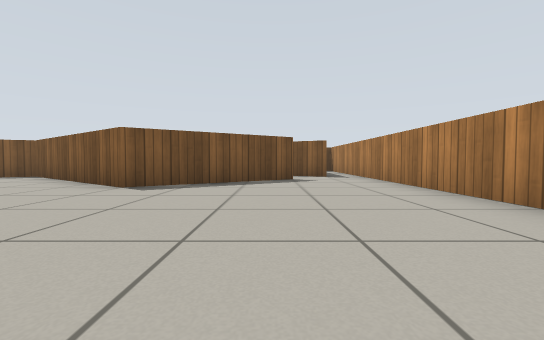
[1] (above)

19 first-person views from a walk through a Gazebo world. The camera is 0.45 m above the floor, tilts 2° down and sees 90° across. The floor is counted in squares, 1 m on a side. Each view is taken from the middle of a square. On the plan, view 1 faces up. The plan holds only what a view shows up to about 9 squares ahead; the rest is blank. Simple patterns stand in for the simulator's built-in surfaces.

[2]
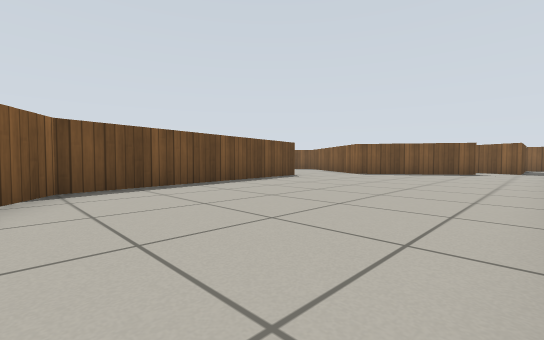

[3]
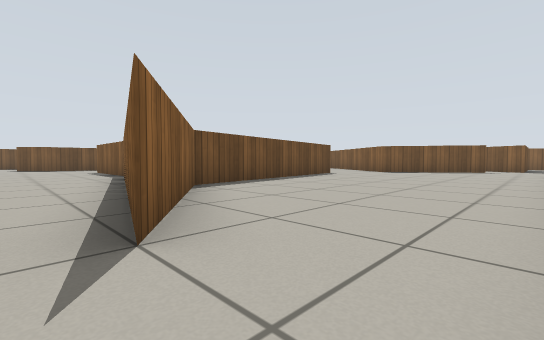

[4]
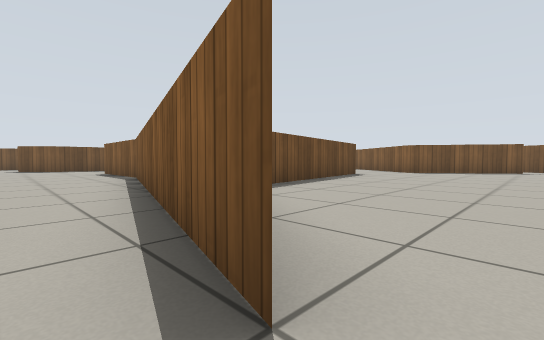

[5]
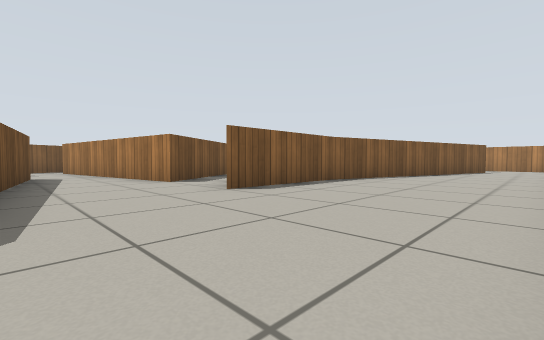

[6]
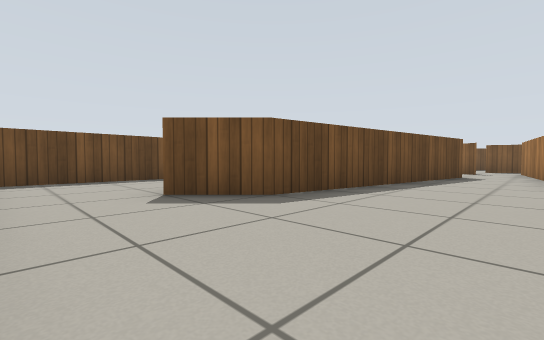

[7]
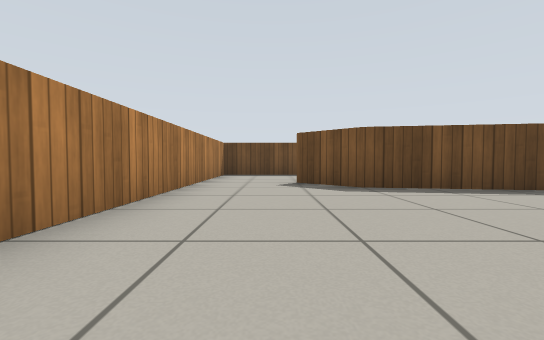

[8]
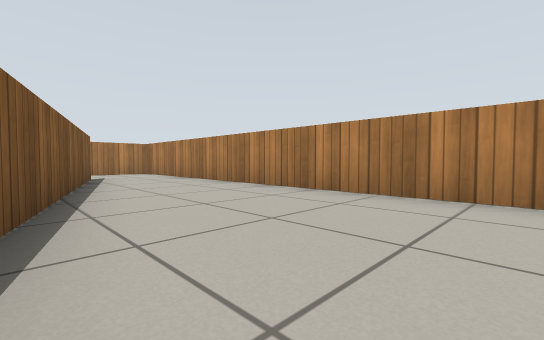

[9]
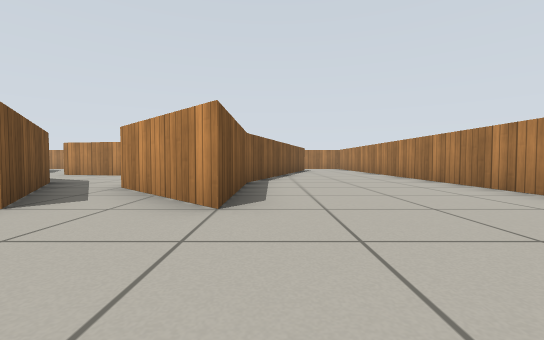

[10]
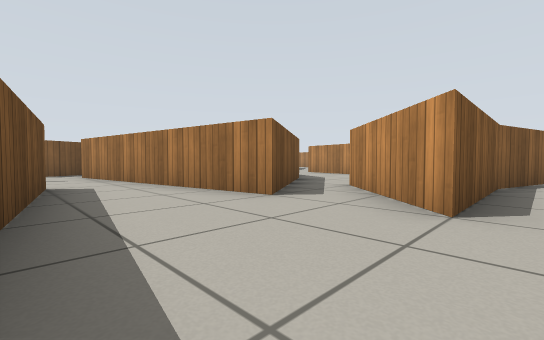

[11]
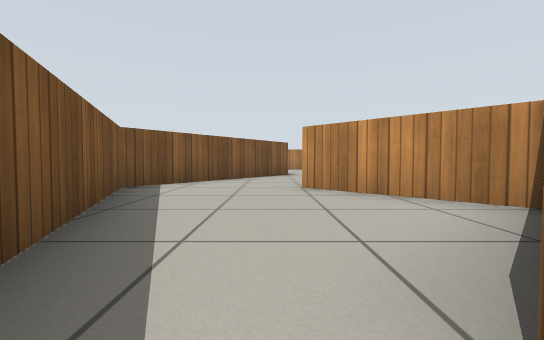

[12]
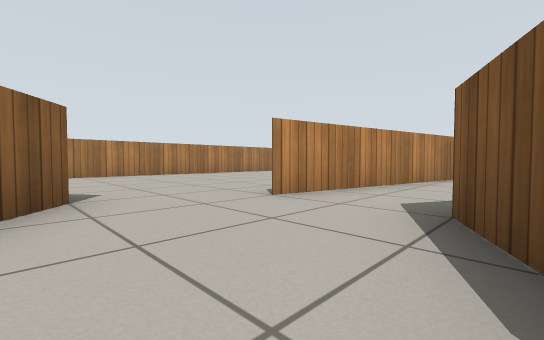

[13]
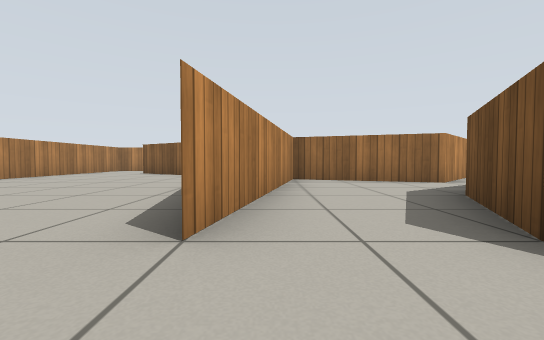

[14]
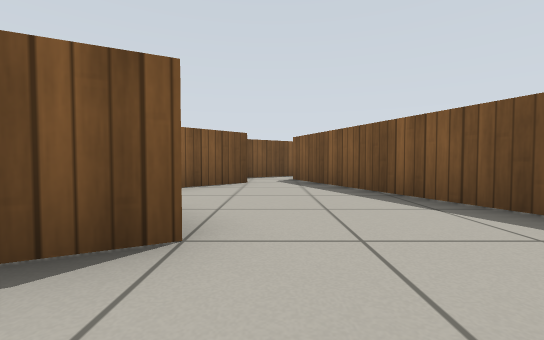

[15]
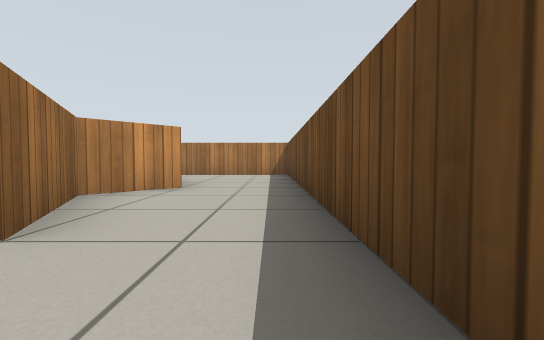

[16]
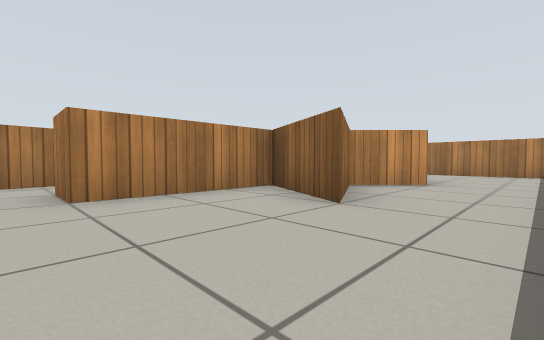

[17]
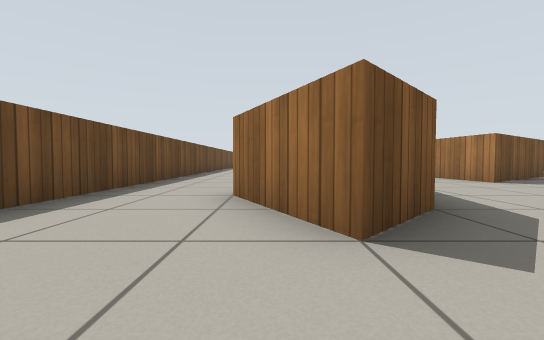

[18]
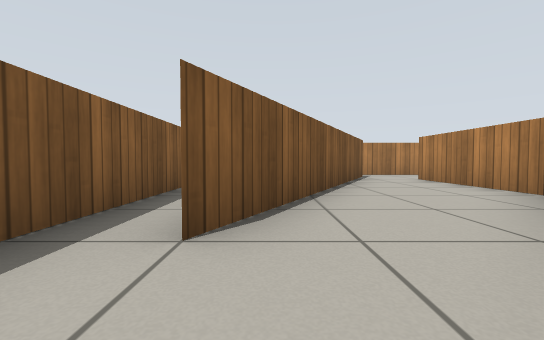

[19]
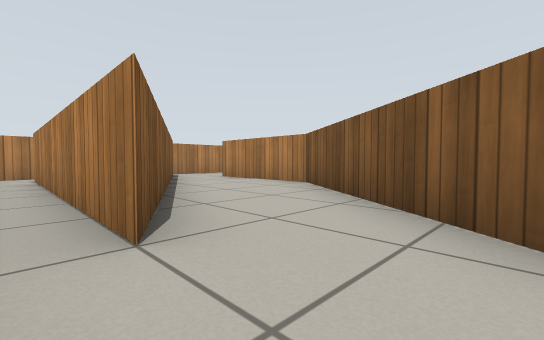

### Floor plan
Key: @ floor where view 1 was taken; # wall or solid block; . floor; B wooden block.
Columns run from 17 left of view 1 to 3 right of it. Each row starts with its distance up from view 1.
 12              ####
 11            .........#
 10            ..BBBBBB.#
  9            #...BB  .#
  8          ####....BB.#
  7        ###.####.....#
  6     B ##.....#####..#
  5     B.........##....#
  4      B.B..BB........#
  3       .B BBB........#
  2 #......B B B..#.....#
  1 #....B.B   B.##.....#
  0 #....B.B BB..##..@..
 -1 #..BBB..B....##.....
 -2 #..B B...###.##.....
 -3 #..B B..#######.....#
 -4 #..BB.......####....#
 -5 #..BB..........###..#
 -6 #...................#
 -7 #...................#
 -8 #####################

Positions as (right, up) in squares from view 1, and headings:
1: (0, 0), facing up
2: (2, -4), facing up-left
3: (2, -6), facing up-left
4: (1, -6), facing up-left
5: (-12, -7), facing up-right
6: (-10, -7), facing up-left
7: (-8, -6), facing left
8: (-7, -4), facing down-right
9: (-12, -4), facing right
10: (-12, -4), facing up-right
11: (-11, 5), facing right
12: (-6, 5), facing down-right
13: (-4, 4), facing down
14: (-5, 5), facing left
15: (-16, 1), facing down
16: (-16, 2), facing down-right
17: (-14, -7), facing up
18: (-6, 10), facing right
19: (-6, 11), facing down-right
